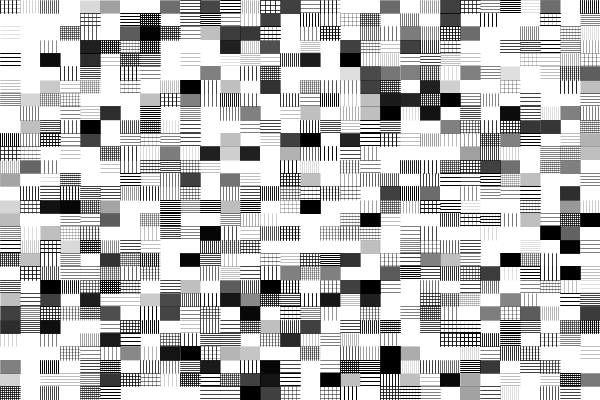
Frame 1 (no input)
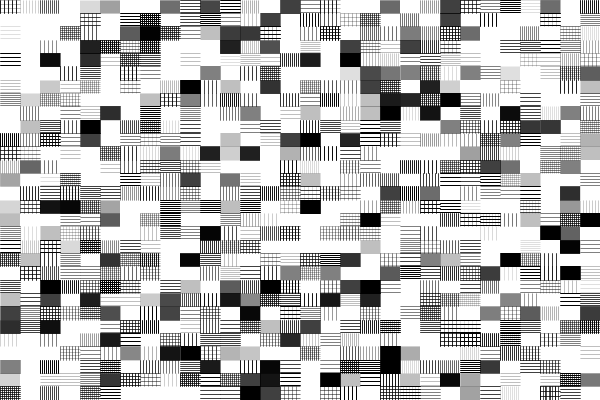
Frame 60 (the mouse pressed at the canvas centre just before this capture)
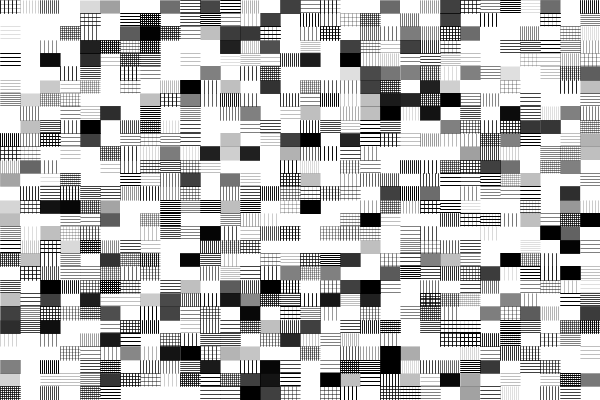
Frame 120 (the mouse held since frame 60 and released just before this capture)

The Processing sketch that drew these frames (run headless with seeded random() and noise(); from frame 60 on, the mouse is pressed at the canvas centre):

// Processing sketch: app3
// ── app3.pde
ArrayList<FrameVH> all_frames; //<>// //<>// //<>// //<>//

float divx, divy;
float factor = 30;

void setup() {
  background(255);
  size(600, 400);
  //frameRate(1);
  divx = width/factor;
  divy = height/factor;
  all_frames = new  ArrayList<FrameVH>();
  int count=1;
  for (int j=0; j < factor; j++) {
    for (int i=0; i < factor; i++) {
      FrameVH f = new FrameVH(divx*i, divy*j, divx*(i+1), divy*(j+1));
      f.enableHorizontal(random(0, 1) >=0.5);
      f.enableVertical(random(0, 1) <0.5);
      f.externalStroke=false;
      f.stroke_colorH=color(0);
      f.stroke_colorV=color(0);
      f.step= random(1, 5);
      f.externalStrokeWeight=false;
      f.stroke_widthH=random(0.1, 1);
      f.stroke_widthV=random(0.1, 1);

      all_frames.add(f);
      count++;
    }
    println(count, divx, divy);
  }
}


FrameVH framevh = null;
int f = 0;
float s=40;
float px=-1 ;
float py=-1;

void draw() {
  background(255);

  for (int i=0; i < all_frames.size(); i++) {
    all_frames.get(i).render();
  }
  int idx = int(random(0, all_frames.size()));
  FrameVH f0 = all_frames.get(idx);
  FrameVH f = new FrameVH(f0.x1, f0.y1, f0.x2, f0.y2);
  f.render();
}

// ── Frame.pde

class Frame {
  float x1 = 0;
  float y1 = 0;
  float x2 = width;
  float y2 =height;
  boolean externalStroke=true;
  boolean externalStrokeWeight=true;
  boolean enableVertical=true;
  boolean enableHorizontal=true;
  
    int stroke_colorV=255;
  float stroke_widthV=1;
  int stroke_colorH=255;
  float stroke_widthH=1;
  Frame(
    ) {
  };

  void externalStroke(boolean val) {
    externalStroke=val;
  }
  void externalStrokeWeight(boolean val) {
    externalStrokeWeight=val;
  }
  void enableVertical(boolean val) {
    enableVertical=val;
  }
  void enableHorizontal(boolean val) {
    enableHorizontal=val;
  }

  void render() {
  };
}

// ── FrameVH.pde
//<>//

class FrameVH extends Frame{
  float step = 5;


  FrameVH() {
  };

  FrameVH(float x1, float y1, float x2, float y2) {
    this.x1 = x1;
    this.y1 = y1;
    this.x2 = x2;
    this.y2 = y2;
  }


  void render() {
    //println(stroke_widthV,stroke_widthH); //<>//
    // Vertical
    if ( enableVertical) {
      if ( ! externalStroke ) {
        stroke(stroke_colorV);
      }
      if ( ! externalStrokeWeight ) {
        strokeWeight(stroke_widthV);
      }      
      for (int i=0; i< (x2-x1); ) {
        line(x1+i, y1, x1+i, y2);
        i+=step;
      }
    }
    // Horizontal
    if ( enableHorizontal) {
      if ( ! externalStroke ) {
        stroke(stroke_colorH);
      }
      if ( ! externalStrokeWeight ) {
        strokeWeight(stroke_widthH);
      }      
      for (int i=0; i< (y2-y1); ) {
        line(x1, y1+i, x2, y1+i);
        i+=step;
      }
    }
  }
}
